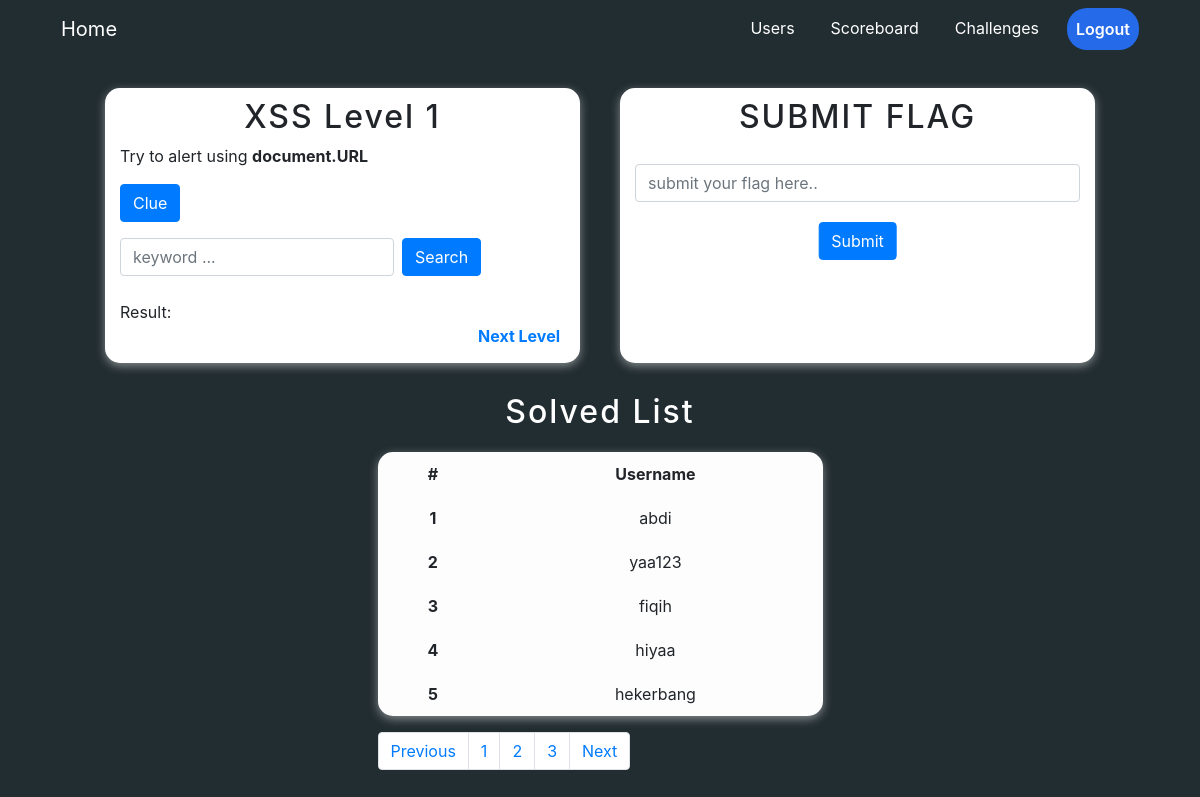
The page /xss/xss1.php (signed in) on the database its author committed.
### tables this page shows
CREATE TABLE `solved` (
  `id_solved` int(11) NOT NULL,
  `username` varchar(255) NOT NULL,
  `solved_level` varchar(255) NOT NULL
);

### xss/xss1.php (the view, shortened to what this page needs)
<?php
$param = $_GET['query'];
include("/xampp/htdocs/ukk/config.php");
?>
<html>
<head>
    <link rel="stylesheet" href="https://maxcdn.bootstrapcdn.com/bootstrap/4.5.2/css/bootstrap.min.css">
</head>
<body>
<div class="container navigasi">
        <div class="row">
            <div class="col-md-12">
                <nav class="navbar navbar-expand-lg navbar-dark">
                    <a class="navbar-brand" href="/ukk/index.php">Home</a>
                    <div class="collapse navbar-collapse" id="navbarNav">
                    <ul class="navbar-nav active ml-auto menu">
                        <li class="nav-item active">
                        <a class="nav-link submit" href="/ukk/user/users.php">Users</a>
                        </li>
                        <li class="nav-item active">
                        <a class="nav-link submit" href="/ukk/user/scoreboard.php">Scoreboard</a>
                        </li>
                        <li class="nav-item active">
                        <a class="nav-link submit" href="/ukk/user/dashboard.php">Challenges</a>
                        </li>
                        <li class="nav-item active">
                        <a class="nav-link btn text-center" href="/ukk/user/logout.php">Logout</a>
                        </li>
                    </ul>
                    </div>
                </nav>
            </div>
        </div>
    </div>
    <div class="container atas">
        <div class="row justify-content-center">
            <div class="col-md-5 xss">
                <h2 class="text-center">XSS Level 1</h2>
                <p>Try to alert using <b>document.URL</b></p>
                <button class="btn btn-primary mb-3" onclick="func()">Clue</button>
                <form class="form-inline my-2 my-lg-0" action="?query=" method="get">
                    <input class="form-control mr-sm-2" type="text" placeholder="keyword ..." name="query" id="query">
                    <button class="btn btn-primary my-2 my-sm-0" type="submit" onclick="check()">Search</button>
                </form>
                <br>
                <?php echo "Result: ", $param; ?>
                <br>
                <b><a href="xss2.php">Next Level</a></b>
            </div>
            <div class="col-md-5 flag">
                <h2 class="text-center">SUBMIT FLAG</h3>
                <form action="/ukk/user/check_flag.php" method="POST" target="hiddenFrame">
                      <input type="text" class="form-control" name="flags" placeholder="submit your flag here.." id="cekflag" required />
                      <button class="btn btn-primary" type="submit" onclick="flag()">Submit</button>
                </form>
            </div>
        </div>
    </div>
    <div class="container bawah">
        <div class="row justify-content-center">
            <div class="col-md-5">
                <h2 class="text-center">Solved List</h2>
                <table class="table table-borderless table-light info text-center">
                        <thead>
                            <tr>
                                <th scope="col">#</th>
                                <th scope="col">Username</th>
                            </tr>
                        </thead>
                        <?php
                            $batas = 5;
                            $halaman = isset($_GET['halaman'])?(int)$_GET['halaman'] : 1;
                            $halaman_awal = ($halaman>1) ? ($halaman * $batas) - $batas : 0;
                            $previous = $halaman - 1;
                            $next = $halaman + 1;
                            $result = mysqli_query($db,"SELECT username FROM solved WHERE solved_level = 'LEVEL1'");
                            $jumlah = mysqli_num_rows($result);
                            $total = ceil($jumlah/$batas);
                            $data_user = mysqli_query($db, "SELECT username FROM solved WHERE solved_level = 'LEVEL1' LIMIT $halaman_awal, $batas");
                            $no = $halaman_awal+1;
                            while($row = mysqli_fetch_array($data_user)) {
                        ?>
                        <tbody>
                            <tr>
                                <th scope="row"><?php echo $no++;?></th>
                                <td><?php echo $row['username'];?></td>
                            </tr>
                        <?php } ?>
                     </table>
            </div>
        </div>
    </div>
    <div class="container page">
            <div class="row justify-content-center">
                <div class="col-md-5">
                    <nav>
                        <ul class="pagination">
                            <li class="page-item">
                                <a class="page-link" <?php if($halaman > 1){ echo "href='?halaman=$previous'"; } ?>>Previous</a>
                            </li>
                            <?php
                            for($x=1;$x<=$total;$x++){
                                ?>
                                <li class="page-item"><a class="page-link" href="?halaman=<?php echo $x ?>"><?php echo $x; ?></a></li>
                                <?php } ?>
                            <li class="page-item">
                                <a  class="page-link" <?php if($halaman < $total) { echo "href='?halaman=$next'"; } ?>>Next</a>
                            </li>
                        </ul>
                    </nav>
                </div>
            </div>
        </div>
</body>
</html>

### xss/xss1.php (style rules this page uses)
body { background-color: #222d32; }
.navigasi .nav-link { margin-left: 20px; }
.navigasi .btn { font-weight: 600; border-radius: 20px; background-color: rgb(37, 106, 233); }
.atas { padding-top: 30px; }
.container .xss { background-color: white; border-radius: 15px; box-shadow: 0 3px 10px rgba(233, 233, 233, 0.5); margin-right: 20px; padding-bottom: 15px; }
.container .xss h2 { padding-top: 10px; letter-spacing: 2px; }
.container .xss a { float: right; margin-right: 5px; }
.container .flag { background-color: white; border-radius: 15px; box-shadow: 0 3px 10px rgba(233, 233, 233, 0.5); margin-left: 20px; }
.container .flag h2 { padding-top: 10px; padding-bottom: 20px; letter-spacing: 2px; }
.container .flag .btn { margin-top: 20px; margin-left: 50%; transform: translateX(-50%); }
.bawah h2 { padding-top: 30px; color: white; letter-spacing: 2px; }
.bawah .info { margin-top: 20px; border-radius: 15px; box-shadow: 0 3px 10px rgba(233, 233, 233, 0.5); }

### rows shown on the page
solved: username "abdi"
solved: username "yaa123"
solved: username "fiqih"
solved: username "hiyaa"
solved: username "hekerbang"
